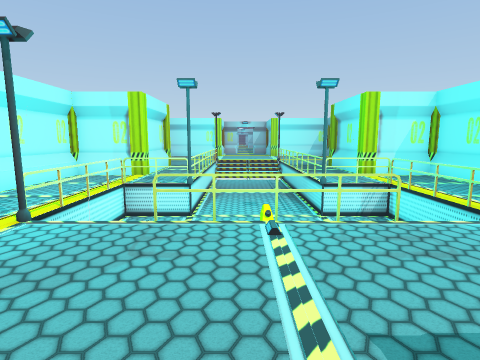
view 1 (above)

16 first-person views from a walk through a scene from a Unity 3-D project. The camera is 1.3 m above the floor, tilts 8° down and sees 80° across. The floor is counted in squares, 1 m on a side. Each view is taken from the middle of a square. On the plan, view 1 faces up. The plan holds only what a view shows up to about 13 squares ahead; the rest is blank. The place goes on beyond the plan. Some animated figures are not drawn. Door leaves are left out, so doorways stand open.

view 2
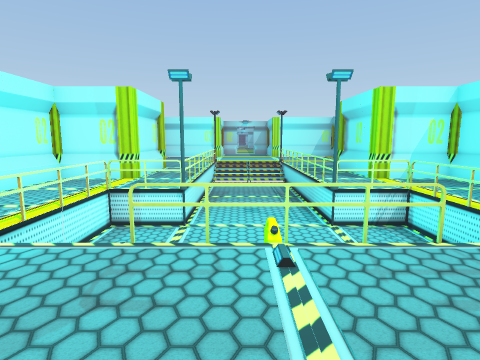

view 3
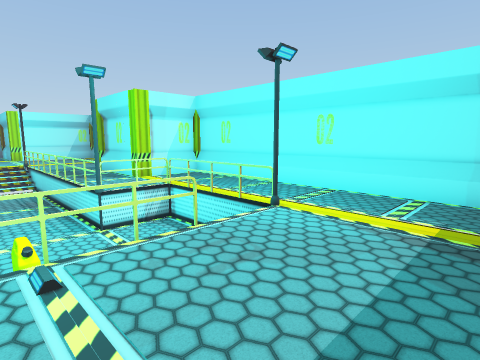

view 4
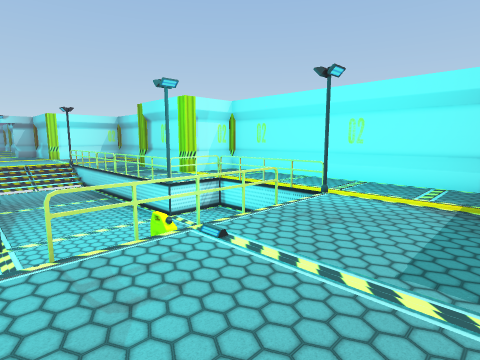

view 5
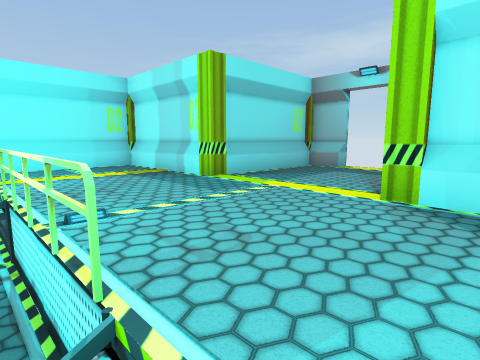

view 6
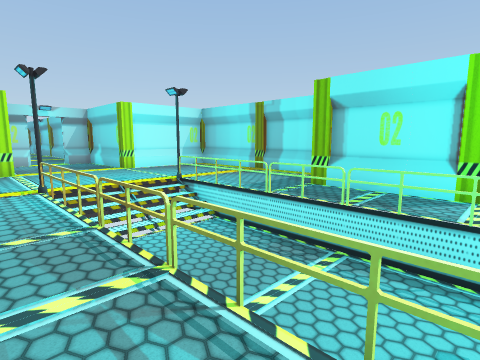

view 7
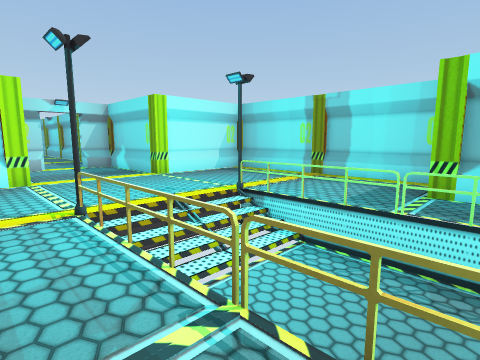

view 8
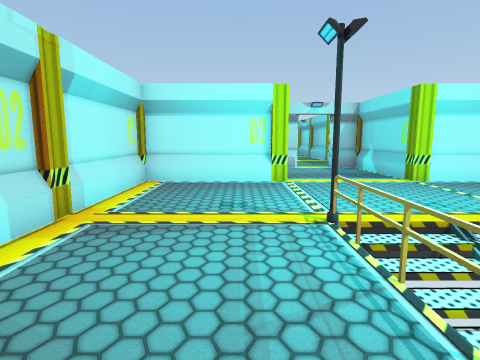

view 9
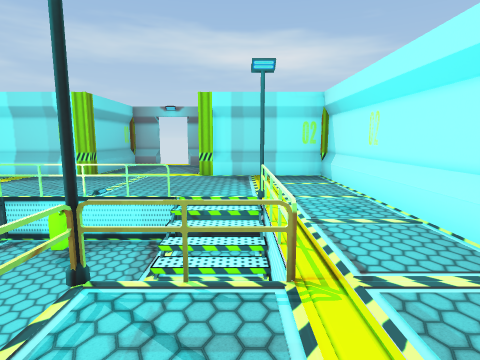

view 10
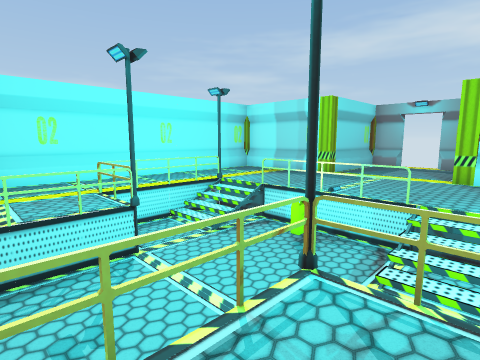

view 11
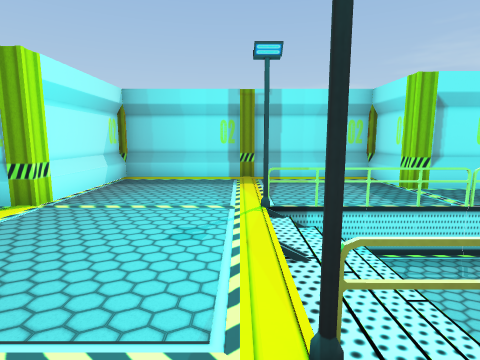

view 12
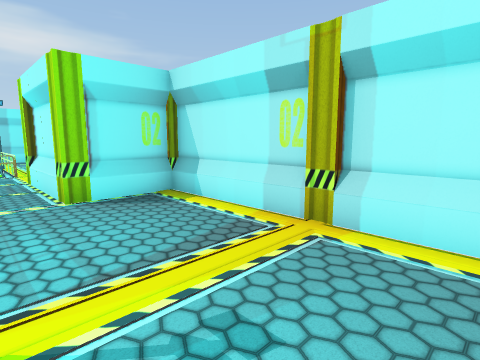

view 13
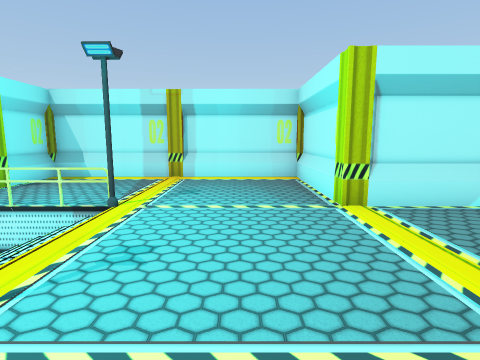

view 14
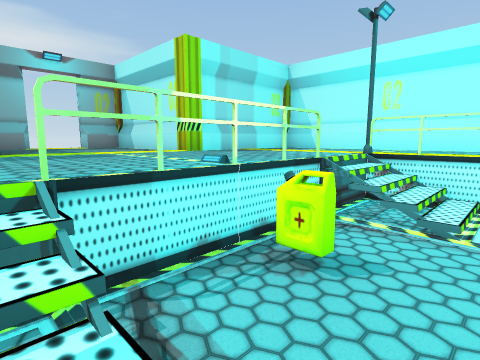

view 15
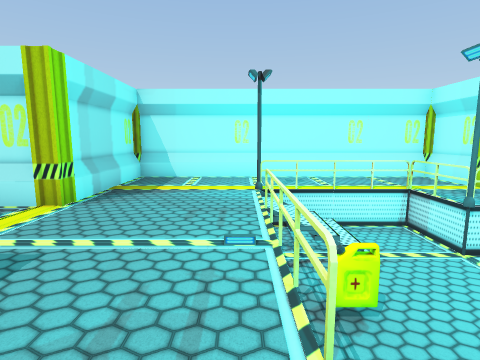

view 16
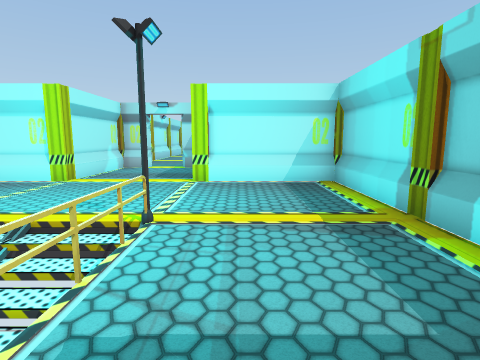

### Floor plan
Key: @ floor where view 1 was taken; # wall or solid block; . main floor; - floor 0.5 m lower than the main floor; _ floor 0.75 m lower than the main floor; < floor 1 m lower than the main floor; / step, stairs or slope; D open door; P pillar; R railing.
Columns run from 6 left of view 1 to 7 right of it. Each row starts with its distance up from view 1.
 26     #....#
 25     #....#
 24    ##....##
 23 ####P....P####
 22 #............#
 21 #............#
 20 #............#
 19 P............P
 18 #....////....#
 17 #....-//-....#
 16 #....<<<<....#
 15 #....<<<<....#
 14 ##P..<<<<..P##
 13   #..<<<<..#
 12   #..<<<<..#
 11 ##P..<<<<..P##
 10 #....<<<<....#
  9 #....<<<<....#
  8 #..<<<<<<<<..#
  7 #..<<<<<<<<..#
  6 #.._/<<<</_..#
  5 #..//<R<<//..#
  4 #............#
  3 #............#
  2 #............#
  1 #............#
  0 ####P.@..P####
 -1     #....#
 -2     #....#
 -3     #....#
 -4     ##DD##

Where each view was taken, in squares from view 1:
view 1: 0 up, 0 right, facing up
view 2: 1 up, 0 right, facing up
view 3: 1 up, 0 right, facing up-right
view 4: 1 up, 2 left, facing up-right
view 5: 5 up, 3 left, facing down-right
view 6: 10 up, 3 left, facing up-right
view 7: 13 up, 3 left, facing up-right
view 8: 14 up, 3 left, facing up
view 9: 11 up, 3 left, facing down
view 10: 11 up, 3 left, facing down-right
view 11: 19 up, 3 left, facing right
view 12: 21 up, 2 left, facing down-left
view 13: 21 up, 4 right, facing left
view 14: 7 up, 3 right, facing down-left
view 15: 4 up, 4 right, facing left
view 16: 14 up, 4 right, facing up
